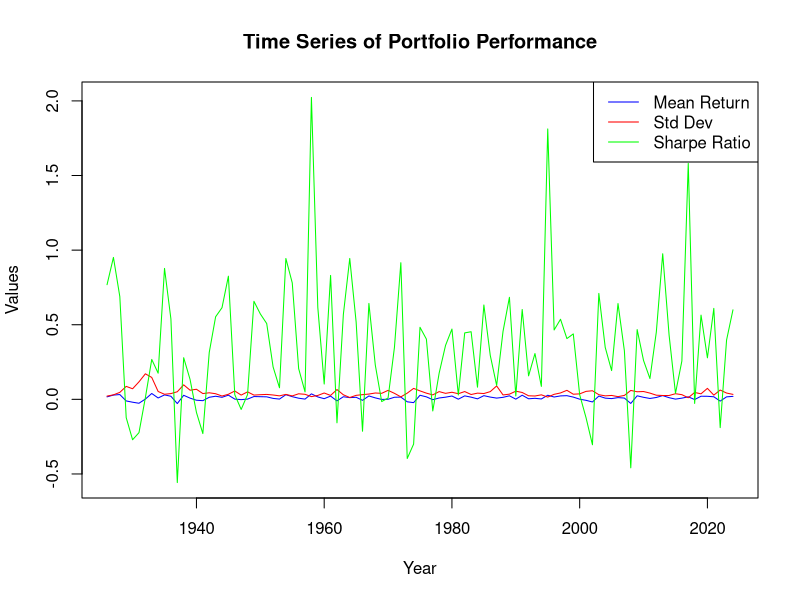
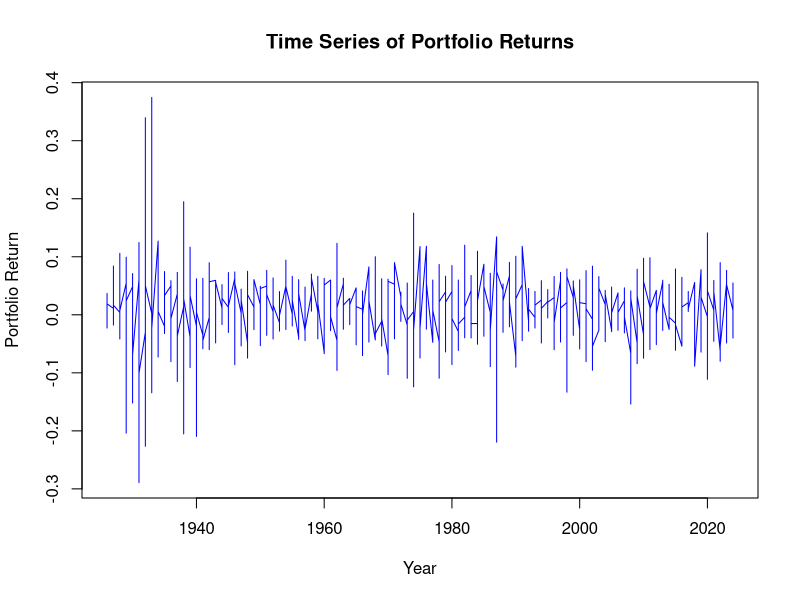

Write R code to recreate these figures, in order.
# NOT UPDATED, just look at RMD file for the latest version
# TASK 1

data <- read.csv("FIN 36182-Industry_Portfolios.CSV")
head(data)
sum(is.na(data))
summary(data)
anyDuplicated(data)
data[, 2:6] <- data[, 2:6] / 100 ## Convert returns to decimal form as asked
data$Year <- substr(data$Date, 1, 4)

## 1) Report the arithmetic mean of the returns for each of the five industries over the entire sample
yearly_means <- aggregate(cbind(Cnsmr, Manuf, HiTec, Hlth, Other) ~ Year, data, mean)
yearly_means ## yearly means
mean_returns <- colMeans(data[, c("Cnsmr", "Manuf", "HiTec", "Hlth", "Other")]) ## whole sample mean returns
mean_returns ## mean returns

## 2) Report the standard deviation of the returns for each of the five industries over the entire sample
std_returns <- apply(data[, c("Cnsmr", "Manuf", "HiTec", "Hlth", "Other")], 2, sd) ## whole sample standard deviation of returns
std_returns
yearly_std <- aggregate(cbind(Cnsmr, Manuf, HiTec, Hlth, Other) ~ Year, data, sd)
yearly_std

## 3) Report the Sharpe ratio of each industry
sharpe_ratio <- mean_returns/std_returns ## whole sample Sharpe ratio
sharpe_ratio
yearly_sharpe_ratios <- (yearly_means[, -1]) / yearly_std[, -1] ## yearly Sharpe ratios
yearly_sharpe_ratios <- cbind(Year = yearly_means$Year, yearly_sharpe_ratios)
yearly_sharpe_ratios

### Create a table of results in the whole sample
results_table1 <- data.frame(
  Mean_Returns = mean_returns,
  Std_Returns = std_returns,
  Sharpe_Ratio = sharpe_ratio
 )
results_table1

## 4) Is there evidence that technology stocks have better risk-adjusted returns?
### The Sharpe ratio of HiTec (0.1794) is not the highest; Health (0.1947) and Consumer (0.1919) have slightly better risk-adjusted returns.
### Therefore, technology stocks do not have the best risk-adjusted returns based on the Sharpe ratio. 
### Health and Consumer stocks show better performance in terms of risk-adjusted returns in this sample.

## 5) Provide a table (5×5) with the sample correlation between the returns of the five industries. Comment briefly.
correlation_matrix <- cor(data[, c("Cnsmr", "Manuf", "HiTec", "Hlth", "Other")])
correlation_matrix

### The correlation matrix shows how returns from one industry are related to returns from another:
### High Correlations: Many pairs of industries show strong positive correlations (close to 1). For example:
#### Consumer (Cnsmer) and Manufacturing (Manuf): 0.867; Manufacturing and Other: 0.892 --> These high correlations suggest that 
#### returns in these industries tend to move in the same direction. This may indicate that they are influenced 
#### by similar economic factors or market conditions.
### Moderate Correlations: Health (Hlth) generally has lower correlations with other industries, such as with Technology (HiTec) 
#### at 0.707 and Manufacturing at 0.743. This indicates that while Health is still positively correlated with the others, it may 
#### react differently to market conditions compared to sectors like Manufacturing or Consumer.
### Diversification Insights: High correlations (above 0.7) indicate that these industries may not provide significant 
#### diversification benefits. For example, investing in Consumer and Manufacturing stocks may not reduce portfolio 
#### risk much since their returns are highly correlated (0.867).On the other hand, the relatively lower correlation 
#### of Health with other industries (0.707 to 0.773) suggests it might offer slightly better diversification benefits 
#### compared to, say, the Consumer-Manufacturing pair.
### The industries in this dataset are highly correlated, with most correlations above 0.7. This indicates that their returns 
#### move in similar directions, likely influenced by common market factors.The highest correlation is between Manufacturing 
#### and Other industries (0.892), suggesting very little diversification potential between these two. The Health sector appears 
#### to offer slightly better diversification, with lower correlations with other industries, such as with Technology (0.707) and 
#### Manufacturing (0.743), but overall the correlations are still fairly high.

## 6) Construct a time series of the simple, non-cumulative returns of a portfolio where capital is allocated equally 
## across the first four industries (excluding Other). Report the arithmetic mean, standard deviation and Sharpe.
## Comment briefly on the gains achieved by this diversified portfolio.
### whole sample portfolio returns
# Escludiamo la colonna "Date" e "Other", prendendo solo le prime quattro industrie
portfolio_data <- data[, c("Cnsmr", "Manuf", "HiTec", "Hlth")]
# Calcolare i rendimenti giornalieri del portafoglio con allocazione equa
portfolio_returns <- rowMeans(portfolio_data)
portfolio_returns
# Calcolare la media aritmetica dei rendimenti del portafoglio
mean_portfolio_return <- mean(portfolio_returns)
mean_portfolio_return
# Calcolare la deviazione standard dei rendimenti del portafoglio
std_portfolio_return <- sd(portfolio_returns)
std_portfolio_return
# Calcolare il rapporto di Sharpe (senza tasso privo di rischio)
sharpe_portfolio <- mean_portfolio_return / std_portfolio_return
sharpe_portfolio
# Creare una tabella dei risultati
results_table2 <- data.frame(
  Mean_Return = mean_portfolio_return,
  Std_Dev = std_portfolio_return,
  Sharpe_Ratio = sharpe_portfolio
)
results_table2

### yearly portfolio returns
data$Portfolio_return <- rowMeans(data[, c("Cnsmr", "Manuf", "HiTec", "Hlth")])
yearly_portfolio_means <- aggregate(Portfolio_return ~ Year, data, mean)
yearly_portfolio_std <- aggregate(Portfolio_return ~ Year, data, sd)
yearly_sharpe_ratios <- yearly_portfolio_means$Portfolio_return / yearly_portfolio_std$Portfolio_return

yearly_results <- data.frame(
  Year = yearly_portfolio_means$Year,
  Mean_Return = yearly_portfolio_means$Portfolio_return,
  Std_Dev = yearly_portfolio_std$Portfolio_return,
  Sharpe_Ratio = yearly_sharpe_ratios
)
yearly_results

### Plot the time series of portfolio performance
plot(yearly_results$Year, yearly_results$Mean_Return, 
     type = 'l', 
     xlab = "Year", 
     ylab = "Values", 
     col  = "blue", 
     ylim = range(c(yearly_results$Mean_Return, yearly_results$Std_Dev, yearly_results$Sharpe_Ratio)),  # Adjust the y-axis limits to accommodate all data
     main = "Time Series of Portfolio Performance")
lines(yearly_results$Year, yearly_results$Std_Dev, 
      col = "red")
lines(yearly_results$Year, yearly_results$Sharpe_Ratio, 
      col = "green")
legend("topright", 
       legend = c("Mean Return", "Std Dev", "Sharpe Ratio"), 
       col = c("blue", "red", "green"), 
       lty = 1)

### Plot returns in the portfolio
plot(data$Year, data$Portfolio_return, 
     type = 'l', 
     xlab = "Year", 
     ylab = "Portfolio Return", 
     col  = "blue", 
     main = "Time Series of Portfolio Returns")








